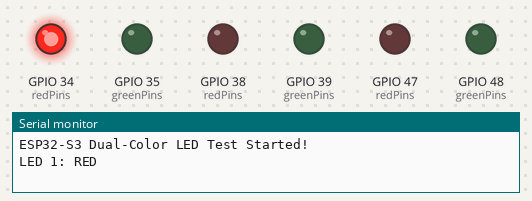
Simulated run of this sketch. Board: ESP32-S3. Shown: output pins drawn as LEDs (lit = HIGH), the last lines printed to the serial monitor.

Above: at 0.2 s.
At 0.6 s:
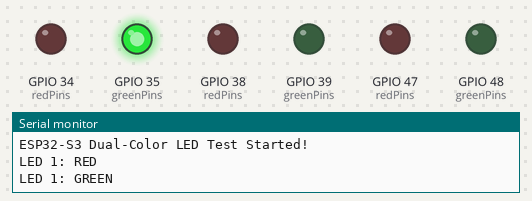
At 1.4 s:
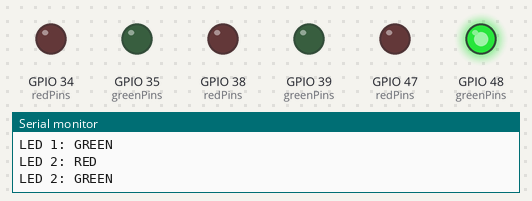
At 2.2 s:
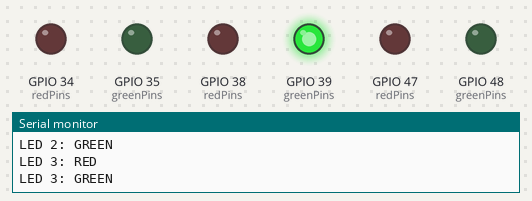
At 4.4 s:
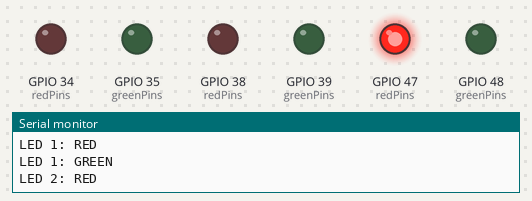
At 6.3 s:
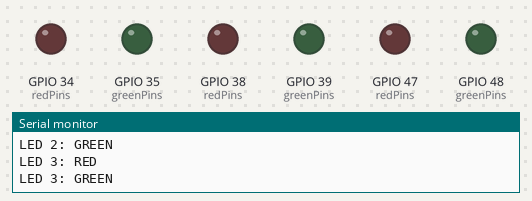
Timing chart, 0 to 7.8 s (numbered marks = the images above):
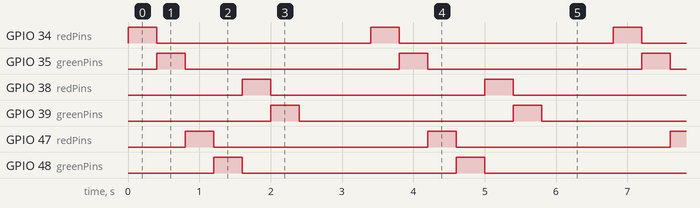

Measured:
- by itself, GPIO 34 (redPins), GPIO 35 (greenPins), GPIO 38 (redPins), GPIO 39 (greenPins), GPIO 47 (redPins), GPIO 48 (greenPins): alternates HIGH for 0.40 s and LOW for 3.0 s
- by itself, everything shown: repeats every 3.4 s, in 7 steps

The sketch:

arduino_led_test.ino
```cpp
// --- Pin Definitions ---
// LED 1
// NOTE: GPIO 33-37 are reserved for octal PSRAM on the ESP32-S3R8 and cannot
// be used as GPIO, so LED 1 uses 42/41 instead.
const int RED_1   = 34;
const int GREEN_1 = 35;

// LED 2
const int RED_2   = 47;
const int GREEN_2 = 48;

// LED 3
const int RED_3   = 38;
const int GREEN_3 = 39;

// Arrays for easy looping
const int redPins[3]   = {RED_1, RED_2, RED_3};
const int greenPins[3] = {GREEN_1, GREEN_2, GREEN_3};

void setup() {
  Serial.begin(115200);

  // Set all LED pins as outputs and ensure they start off
  for (int i = 0; i < 3; i++) {
    pinMode(redPins[i], OUTPUT);
    pinMode(greenPins[i], OUTPUT);
    digitalWrite(redPins[i], LOW);
    digitalWrite(greenPins[i], LOW);
  }

  Serial.println("ESP32-S3 Dual-Color LED Test Started!");
}

// Turn off all LEDs across all channels
void clearAll() {
  for (int i = 0; i < 3; i++) {
    digitalWrite(redPins[i], LOW);
    digitalWrite(greenPins[i], LOW);
  }
}

void loop() {
  // --- Test Pattern: Sequence Red & Green across LED 1, 2, and 3 ---

  // Round 1: Red 1 -> Green 1 -> Red 2 -> Green 2 -> Red 3 -> Green 3
  for (int i = 0; i < 3; i++) {
    // Red on
    clearAll();
    digitalWrite(redPins[i], HIGH);
    Serial.printf("LED %d: RED\n", i + 1);
    delay(400);

    // Green on
    clearAll();
    digitalWrite(greenPins[i], HIGH);
    Serial.printf("LED %d: GREEN\n", i + 1);
    delay(400);
  }

  // Brief pause before repeating
  clearAll();
  delay(1000);
}
```
